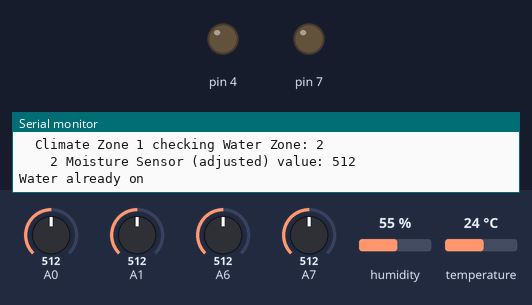
A sketch run on a simulated Arduino Nano, built with avr-gcc and run on an emulated ATmega328P. On the bench: output pins drawn as LEDs (lit = HIGH), the last lines printed to the serial monitor. The inputs (shaded band) are chosen by the test bench; at power-on: A0 = 512, A1 = 512, A6 = 512, A7 = 512, humidity 55 %, temperature 24 °C.

Above: at 1.2 s.
1.3 s: A0 set to 537
At 1.8 s:
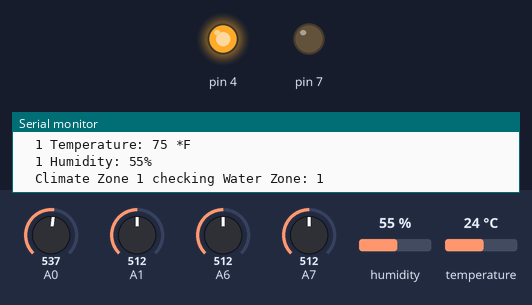
2.8 s: A1 set to 531
At 4.0 s:
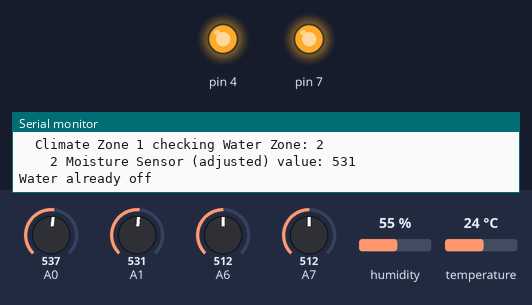
4.3 s: A0 set to 306
At 5.9 s:
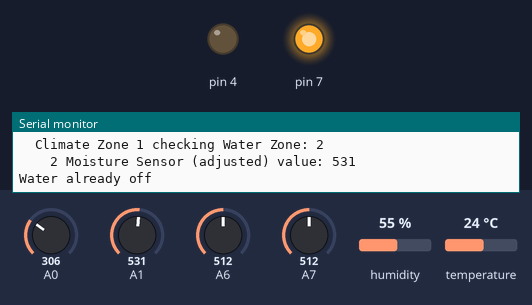
6.3 s: A0 set to 716
At 7.5 s:
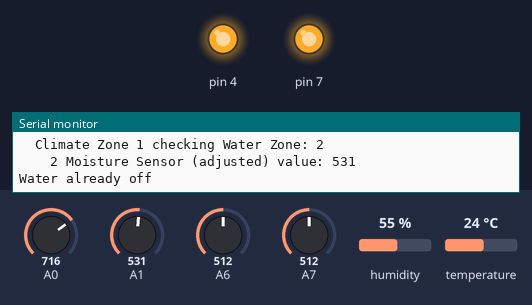
8.0 s: A0 set to 75
At 9.3 s:
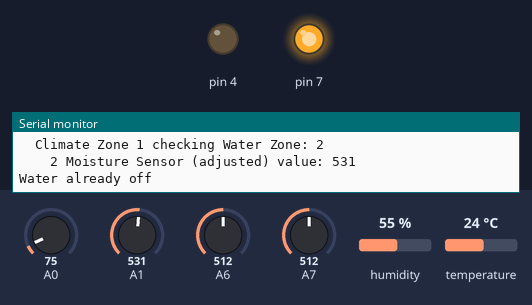
Timing chart, 0 to 10.8 s (numbered marks = the images above; inputs shaded):
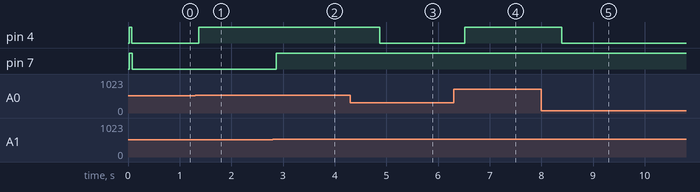

The sketch:

Greenhouse-Arduino.ino
```cpp
#include <SoftwareSerial.h>
#include <Arduino.h>

#include "Vector.h"
#include "WaterZone.h"
#include "ClimateZone.h"
#include "Greenhouse.h"

const    int  DELAY_TIME  = 20000;
const    int  JSON_SEND_INTERVAL = 4;
unsigned long millTime    = 0;
         int  loopCounter = 0;

Greenhouse greenhouse;

void setup()
{
    Serial.begin(115200);

    art();

    Serial.println("Booting...");
    Serial.println("");
}

void loop()
{
    if(!greenhouse.inited) {
        // table config = getGreenhouseConfig();
        // initGreenhouse(config);
        initGreenhouse();
    }

    greenhouse.check();

    loopCounter++;

    if(loopCounter == JSON_SEND_INTERVAL) {
//        sendStatus();
        loopCounter = 0;
    }

    doDelay();
}

void initGreenhouse()
{
    /* WATER ZONES */
    Vector<WaterZone> cz1Zones;

    // cz1Zones.push_back(WaterZone(1, "Left Primary", A0, 4, 768));
    cz1Zones.push_back(WaterZone(1, 1, A0, 4, 522));

    cz1Zones.push_back(WaterZone(2, 2, A1, 7, 522));
    // cz1Zones.push_back(WaterZone(2, "Right Primary", A1, 7, 768));

    // Vector<WaterZone> cz2Zones;
    // cz2Zones.push_back(WaterZone(3, 3, A2, 4, 768));
    // cz2Zones.push_back(WaterZone(3, "Coldframe", A2, 4, 768));

    /* CLIMATE ZONES*/
    Vector<ClimateZone> climateZones;

    // climateZones.push_back(ClimateZone(1, "Main", 11, cz1Zones));
    climateZones.push_back(ClimateZone(1, 1, 11, cz1Zones));

    // climateZones.push_back(ClimateZone(2, Coldframe, 10, cz1Zones));
    // climateZones.push_back(ClimateZone(2, 3, 10, cz1Zones));
    // climateZones.push_back(ClimateZone(3, Outside, 9, cz1Zones));

    greenhouse.init(1, 1, climateZones, A6, A7); // bat, solar
    // greenhouse.init(1, "Laster Greenhouse", climateZones, A6, A7); // bat, solar

    Serial.println("");
    Serial.println("...Ready");
    Serial.println("");
}

void sendStatus()
{
    String json = greenhouse.getJson();

    Serial.println("");
    Serial.println("");

    Serial.println("{EXPECT_JSON}");

    Serial.println(json);

    Serial.println("");
}

void doDelay()
{
  unsigned long diff = millis() - millTime;
  millTime = diff + millTime;

  if( diff < DELAY_TIME ) {
    delay(diff);
  }

  Serial.println("");
}

void art()
{
    Serial.println("");
    Serial.println(" ____                    _____");
    Serial.println("/ __ \\                  / ____|");
    Serial.println("| |  | |_ __   ___ _ __ | |  __ _ __ ___  ___ _ __  ");
    Serial.println("| |  | | '_ \\ / _ \\ '_ \\| | |_ | '__/ _ \\/ _ \\ '_ \\ ");
    Serial.println("| |__| | |_) |  __/ | | | |__| | | |  __/  __/ | | |");
    Serial.println("\\____/ | \\__/ \\___|_| |_|\\_____|_|  \\___|\___|_| |_|");
    Serial.println("     | |");
    Serial.println("     |_|");
    Serial.println("");
}
```

ClimateZone.cpp
```cpp
// DHT sensor library - Version: Latest
#include <DHT.h>
#include <DHT_U.h>

#include "Arduino.h"
#include "Vector.h"
#include "ClimateZone.h"

ClimateZone::ClimateZone(int _id, int _named, int thPin,  Vector<WaterZone> zones)
// : _dht(_thPin, DHT11)
{
   id         = _id;
   named      = _named;
   waterZones =  zones;
  _thPin      =  thPin;

  _dht = new DHT_Unified(thPin, DHT11);

  ClimateZone::initSensor();
}

void ClimateZone::check()
{
  ClimateZone::readDHT();

  for (size_t i = 0; i < waterZones.size(); ++i) {
    Serial.print("  ");
    Serial.print("Climate Zone ");
    Serial.print(named);
    Serial.print(" checking Water Zone: ");
    Serial.println(waterZones[i].named);
    waterZones[i].check(temperature, humidity);
  }
}

void ClimateZone::initSensor()
{
  _dht->begin();
  sensor_t sensor;
  _dht->temperature().getSensor(&sensor);
  _dht->humidity().getSensor(&sensor);

  Serial.print("DHT on pin ");
  Serial.print(_thPin);
  Serial.println(" started");
}

void ClimateZone::readDHT()
{
  sensors_event_t event;
  _dht->temperature().getEvent(&event);

  if (isnan(event.temperature)) {
    Serial.println("  Error reading temperature!");
    temperature = 0;
  }
  else {
    Serial.print("  ");
    Serial.print(named);
    Serial.print(" Temperature: ");
    temperature = (event.temperature * 1.8 ) + 32;
    Serial.print(temperature);
    Serial.println(" *F");
  }

  _dht->humidity().getEvent(&event);
  if (isnan(event.relative_humidity)) {
    Serial.println("  Error reading humidity!");
    humidity = 0;
  }
  else {
    Serial.print("  ");
    Serial.print(named);
    Serial.print(" Humidity: ");
    humidity = event.relative_humidity;
    Serial.print(humidity);
    Serial.println("%");
  }
}

String ClimateZone::getJson()
{
    String json = String("{ \"id\": " + id);
    json += ", \"temperature\": " + temperature;
    json += ", \"humidity\":" + humidity;

    json += ", \"waterZones\": [";
    for (size_t i = 0; i < waterZones.size(); ++i) {
      json += waterZones[i].getJson();
      if( i + 1 != waterZones.size() ) {
          json += ", ";
      }
    }

    json += "] }";

    return json;
}
```

ClimateZone.h
```cpp
#include "Arduino.h"
#include "Vector.h"

#include "WaterZone.h"

// Adafruit Unified Sensor - Version: Latest
#include <Adafruit_Sensor.h>

// DHT sensor library - Version: Latest
#include <DHT.h>
#include <DHT_U.h>

#ifndef ClimateZone_h
#define ClimateZone_h

class ClimateZone
{
  public:
    ClimateZone(int _id, int named, int thPin, Vector<WaterZone> zones);
    int  id;
    int  named;
    int  temperature;
    int  humidity;
    void check();
    String getJson();
  private:
    int  _thPin;
    DHT_Unified* _dht;
    bool _status;
    Vector<WaterZone> waterZones;
    void  initSensor();
    void  readDHT();
};

#endif
```

Greenhouse.cpp
```cpp
#include "Arduino.h"
#include "Vector.h"
#include "Greenhouse.h"

const float SOLAR_PANEL_MAX_V = 15.8;
const int ANALOG_MAX_VALUE = 1023;

void Greenhouse::init(int _id, int _named, Vector<ClimateZone> zones, int batteryVoltagePin, int solarVoltagePin)
{
   id                = _id;
   named             = _named;
   climateZones      = zones;
  _batteryVoltagePin = batteryVoltagePin;
  _solarVoltagePin   = solarVoltagePin;
   batteryVoltage    = 0;
   solarVoltage      = 0;

   inited = true;
}

void Greenhouse::check()
{
  readSensors();

  for (size_t i = 0; i < climateZones.size(); ++i) {
    Serial.print("Checking ClimateZone ");
    Serial.println(climateZones[i].named);
    climateZones[i].check();
  }
}

void Greenhouse::readSensors()
{
  if(_batteryVoltagePin != 0) {
    batteryVoltage = readAnalog(_batteryVoltagePin);
    Serial.print("Battery - Raw: ");
    Serial.print(batteryVoltage);
    Serial.print(" Percentage: ");
    Serial.print(getBatteryPercentage());
    Serial.println("%");
  }

  if(_solarVoltagePin != 0) {
    solarVoltage = readAnalog(_solarVoltagePin);
    Serial.print("Solar - Raw: ");
    Serial.print(solarVoltage);
    Serial.print(" Calculated Voltage: ");
    Serial.print( getOriginalVoltage(batteryVoltage, 2000, 1000) );
    Serial.print(" Percentage: ");
    Serial.print(getSolarVoltage());
    Serial.println("V");
  }

  //vent status

}

float Greenhouse::getBatteryPercentage()
{
  if( batteryVoltage == 0 ) {
    return 0;
  }

  float orig = getOriginalVoltage(batteryVoltage, 2000, 1000);

  if( orig > 12.7) {
    return 100;
  }

  if( orig > 12.4) {
    return 75;
  }

  if( orig > 12.2) {
    return 50;
  }

  if( orig > 12) {
    return 25;
  }

  if( orig > 11.9) {
    return 13;
  }


return 0;

  // 100%	12.70
  // 75%	12.40
  // 50%	12.20
  // 25%	12.00
  // 0%	11.80
}

float Greenhouse::getSolarVoltage()
{
  if( solarVoltage == 0 ) {
    return 0;
  }

  float org = getOriginalVoltage(solarVoltage, 2000, 1000);

  return org;
}

float Greenhouse::getOriginalVoltage(float vOut, int r1, int r2)
{
  float voltage = vOut * (5.0 / ANALOG_MAX_VALUE);
  voltage = voltage * ( ( r1 + r2 ) / r2 );
  return voltage;
}

int Greenhouse::readAnalog(int pin)
{
  int sensorValue = 0;

  for (int i = 0; i < 10; ++i) {
    sensorValue += analogRead(pin);
    delay(1);
  }

  sensorValue = (sensorValue / 10);

  return sensorValue;
}

String Greenhouse::getJson()
{
    String json = String("{ \"id\": " + id);
    json += ", \"batteryVoltage\": ";
    json += batteryVoltage;
    json += ", \"solarVoltage\":";
    json += solarVoltage;
    json += ", \"climateZones\": [";

    for (size_t i = 0; i < climateZones.size(); ++i) {
      json += climateZones[i].getJson();
      if( i + 1 != climateZones.size() ) {
          json += ", ";
      }
    }

    json += "] }";

    return json;
}
```

Greenhouse.h
```cpp
#include "Arduino.h"
#include "Vector.h"

#include "ClimateZone.h"

#ifndef Greenhouse_h
#define Greenhouse_h

class Greenhouse
{
  public:
    void   init(int _id,int named, Vector<ClimateZone> zones, int batteryVoltagePin = 0, int solarVoltagePin = 0);
    int    id;
    int    named;
    bool   inited = false;
    float  batteryVoltage;
    float  solarVoltage;
    void   check();
    float  getBatteryPercentage();
    float  getSolarVoltage();
    String getJson();
  private:
    int  _batteryVoltagePin;
    int  _solarVoltagePin;
    Vector<ClimateZone> climateZones;
    void  readSensors();
    float getOriginalVoltage(float vOut, int r1, int r2);
    int   readAnalog(int pin);
};

#endif
```

Vector.h
```cpp
// From http://forum.arduino.cc/index.php?topic=45626.0

#ifndef Vector_h
#define Vector_h

// Minimal class to replace std::vector
template<typename Data>
class Vector {
  size_t d_size; // Stores no. of actually stored objects
  size_t d_capacity; // Stores allocated capacity
  Data *d_data; // Stores data
  public:
    Vector() : d_size(0), d_capacity(0), d_data(0) {}; // Default constructor
    Vector(Vector const &other) : d_size(other.d_size), d_capacity(other.d_capacity), d_data(0) { d_data = (Data *)malloc(d_capacity*sizeof(Data)); memcpy(d_data, other.d_data, d_size*sizeof(Data)); }; // Copy constuctor
    ~Vector() { free(d_data); }; // Destructor
    Vector &operator=(Vector const &other) { free(d_data); d_size = other.d_size; d_capacity = other.d_capacity; d_data = (Data *)malloc(d_capacity*sizeof(Data)); memcpy(d_data, other.d_data, d_size*sizeof(Data)); return *this; }; // Needed for memory management
    void push_back(Data const &x) { if (d_capacity == d_size) resize(); d_data[d_size++] = x; }; // Adds new value. If needed, allocates more space
    size_t size() const { return d_size; }; // Size getter
    Data const &operator[](size_t idx) const { return d_data[idx]; }; // Const getter
    Data &operator[](size_t idx) { return d_data[idx]; }; // Changeable getter
  private:
    void resize() { d_capacity = d_capacity ? d_capacity*2 : 1; Data *newdata = (Data *)malloc(d_capacity*sizeof(Data)); memcpy(newdata, d_data, d_size * sizeof(Data)); free(d_data); d_data = newdata; };// Allocates double the old space
};


#endif
```

WaterZone.cpp
```cpp
#include "Arduino.h"
#include "WaterZone.h"

const int MIN_DEG_TO_WATER = 40;
const int WATER_SENSOR_MAX_VALUE = 1024;
//const int MAX_WATER_RUN_MILLS    = 300000; // 5 min/
const int MAX_WATER_RUN_MILLS    = 30000; // 30 sec
//const int WATER_DELAY_MILLS      = 300000; // 5 min/
const int WATER_DELAY_MILLS      = 30000; // 30 sec

WaterZone::WaterZone(int _id, int _named, int sensorPin, int waterPin, int threshold)
{
     id           = _id;
     named        = _named;
    _sensorPin    =  sensorPin;
    _waterPin     =  waterPin;
    _threshold    =  threshold;

    pinMode(_waterPin, OUTPUT);
    digitalWrite(_waterPin, HIGH);

    _status = false;
}

void WaterZone::check(int degF, int humidity)
{

//    if(_status == true && (_microtimeStarted + MAX_WATER_RUN_MILLS) < millis() ) {
//        Serial.println("Water on time excedded, turning off for now.");
//        waterOff();
//        return void();
//    } else if(_status == false && (_microtimeStopped + WATER_DELAY_MILLS) > millis() ) {
//        Serial.println("Watering in paused mode");
//        Serial.println(millis());
//        Serial.println(_microtimeStopped + WATER_DELAY_MILLS);
//        return void();
//    }

    if( _status == false && degF != 0 && degF < MIN_DEG_TO_WATER ) {
        Serial.print("        ");
        Serial.print(named);
        Serial.println(" Zone is to cold to water.");
        return void();
    }

    _sensorValue = readAnalog(_sensorPin);

    int adjustedValue = _sensorValue;

    if(degF != 0 && humidity != 0) {
        int adjustedValue = adjustValue(_sensorValue, degF, humidity);
    }

    Serial.print("    ");
    Serial.print(named);
    Serial.print(" Moisture Sensor (adjusted) value: ");
    Serial.println(adjustedValue);

    if( adjustedValue < _threshold ) {
        if( _status != true ) {
            waterOn();
        } else {
            Serial.println("Water already on");
        }
    } else {
        if( _status != false ) {
            waterOff();
        } else {
            Serial.println("Water already off");
        }
    }
}

void WaterZone::waterOn()
{
    digitalWrite(_waterPin, LOW);
    _status = true;
    _microtimeStopped = 0;
    _microtimeStarted = millis();

    Serial.print("    ");
    Serial.print(named);
    Serial.println(" turning on");
}

void WaterZone::waterOff()
{
    digitalWrite(_waterPin, HIGH);
    _status = false;
    _microtimeStarted = 0;
    _microtimeStopped = millis();

    Serial.print("    ");
    Serial.print(named);
    Serial.println(" turning off");
}

int WaterZone::adjustValue(int sensorValue, int degF, int humidity)
{
    if (degF < MIN_DEG_TO_WATER) {
        return degF;
    }

    // The hotter it is the more we want to water
    int adjusted = sensorValue * ( 1 + (degF * .01) );

    // The more humid it is the less we need to water
    if(humidity > 85) {
        int adjusted = ( sensorValue * .9 );
    }

    if(adjusted > WATER_SENSOR_MAX_VALUE) {
        return WATER_SENSOR_MAX_VALUE;
    }

    return adjusted;
}

int WaterZone::readAnalog(int pin)
{
    int sensorValue = 0;

    for (int i = 0; i < 10; ++i) {
        sensorValue += analogRead(pin);
        delay(1);
    }

    sensorValue = sensorValue / 10;

//    for (int i = 0; i < sensorValue; i + 100) {
//        digitalWrite(13, HIGH);
//        delay(100);
//        digitalWrite(13, LOW);
//        delay(100);
//    }
//
//        digitalWrite(13, HIGH);
//        delay(1000);
//        digitalWrite(13, LOW);

    return sensorValue;
}

String WaterZone::getJson()
{
    String json = String("{ \"id\": " + id);
    json += ", \"status\": " + _status;
    json += ", \"sensorValue\":" + _sensorValue;
    json += "}";

    return json;
}
```

WaterZone.h
```cpp
#include "Arduino.h"

#ifndef WaterZone_h
#define WaterZone_h

class WaterZone
{
  public:
    WaterZone(int _id, int named, int sensorPin, int waterPin, int threshold);
    int    id;
    int    named;
    void   check(int degF, int humidity);
    String getJson();
  private:
    int   _sensorPin;
    int   _waterPin;
    int   _threshold;
    bool  _status;
    int   _sensorValue;
    int   _microtimeStarted;
    int   _microtimeStopped;
    void   waterOn();
    void   waterOff();
    int    adjustValue(int sensorValue, int degF, int humidity);
    int    readAnalog(int pin);
};

#endif
```

Measured:
- the behaviour switches between 521 and 522 on A0 (found by bisection; images 0 and 1)
- the behaviour switches between 521 and 522 on A1 (found by bisection; images 1 and 2)
- after the input at 1.3 s, pin 4: LOW → HIGH after 0.07 s
- after the input at 2.8 s, pin 7: LOW → HIGH after 0.07 s
- after the input at 4.3 s, pin 4: HIGH → LOW after 0.57 s
- after the input at 6.3 s, pin 4: LOW → HIGH after 0.22 s
- after the input at 8.0 s, pin 4: HIGH → LOW after 0.39 s
